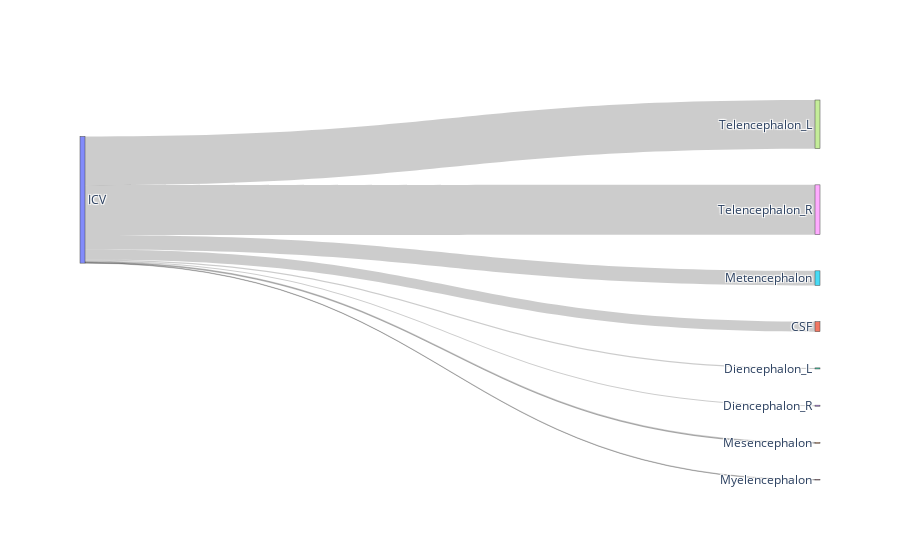
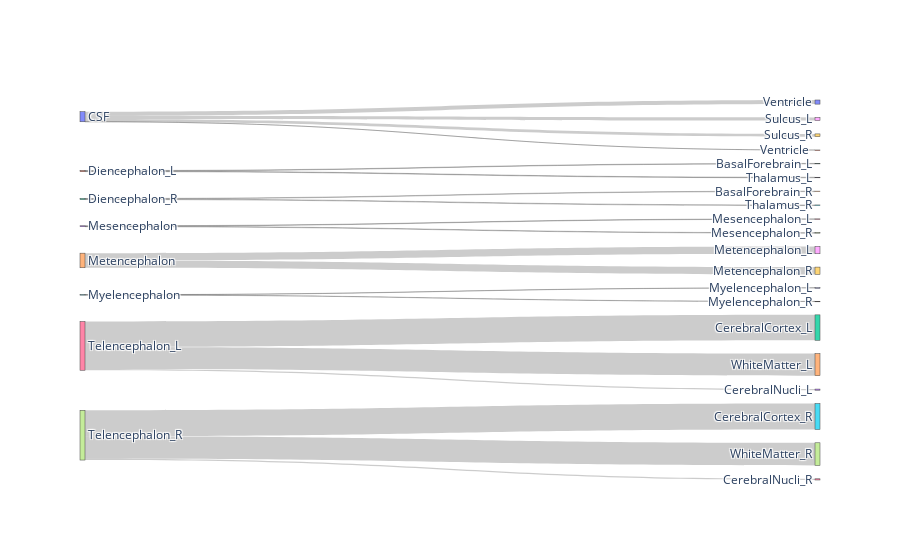
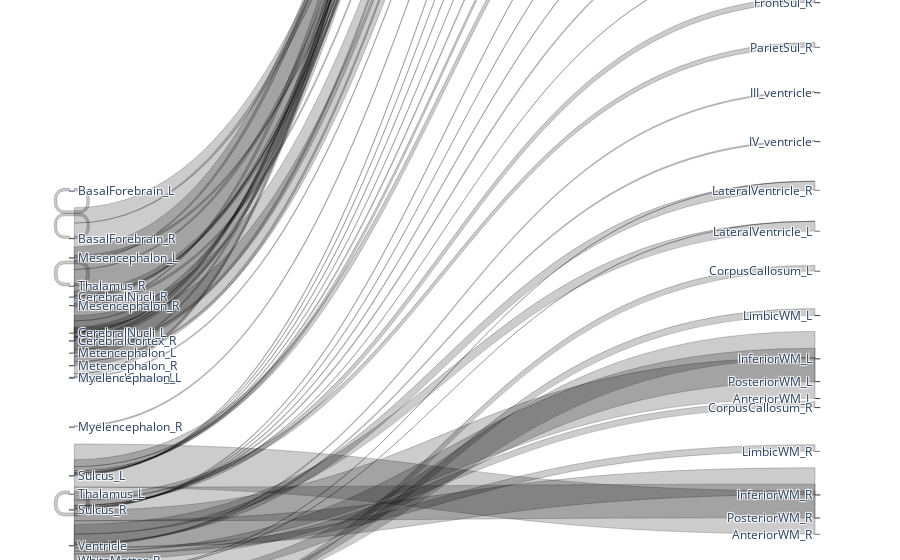

Here is the notebook cell these charts were saved with, in order:
### Code cell
import pandas as pd
import plotly.express as px
import plotly.graph_objects as go
import numpy as np

df = pd.read_csv("https://raw.githubusercontent.com/smart-stats/ds4bio_book/main/book/assetts/kirby21AllLevels.csv").drop(['Unnamed: 0'], axis = 1)
df.head()

# load in the hierarchy information
url = "https://raw.githubusercontent.com/bcaffo/MRIcloudT1volumetrics/master/inst/extdata/multilevel_lookup_table.txt"
multilevel_lookup = pd.read_csv(url, sep = "\t").drop(['Level5'], axis = 1)
multilevel_lookup = multilevel_lookup.rename(columns = {
    "modify"   : "roi", 
    "modify.1" : "level4",
    "modify.2" : "level3", 
    "modify.3" : "level2",
    "modify.4" : "level1"})
multilevel_lookup = multilevel_lookup[['roi', 'level4', 'level3', 'level2', 'level1']]
multilevel_lookup.head()


id = 127
subjectData = df.loc[(df.type == 1) & (df.level == 5) & (df.id == id)]
subjectData = subjectData[['roi', 'volume']]

# Merge data with multilevel data
subjectData = pd.merge(subjectData, multilevel_lookup, on='roi')
subjectData = subjectData.assign(icv="ICV")
subjectData = subjectData.assign(comp = subjectData.volume / np.sum(subjectData.volume))
subjectData.head()

# Create tables by level groups
tb1 = subjectData.groupby(['icv', 'level1']).sum().reset_index()
tb2 = subjectData.groupby(['level1', 'level2']).sum().reset_index()
tb3 = subjectData.groupby(['level2', 'level3']).sum().reset_index()
tb4 = subjectData.groupby(['level3', 'level4']).sum().reset_index()

# Create label, source, target, values for Sankey diagram
def popSankey(df):
    label = []
    source = []
    target = [] 
    value = []
    count = 0
    stID = {}
    for index, row in df.iterrows():
        if (row[0] not in label):
            label.append(row[0])
            stID[row[0]] = count
            count += 1
    for index, row in df.iterrows():
        if (row[1] not in label):
            label.append(row[1])
            stID[row[1]] = count
            count += 1
    for index, row in df.iterrows():
        source.append(stID[row[0]])
        target.append(stID[row[1]])
        value.append(row[3]) 
    link = dict(source = source, target = target, value = value)
    node = dict(label = label, pad=50, thickness=5)
    sk = go.Sankey(link=link, node=node)
    return go.Figure(sk)

fg1 = popSankey(tb1)
fg2 = popSankey(tb2)
fg3 = popSankey(tb3)
fg4 = popSankey(tb4)

# Display subject's data as a Sankey diagram
fg1.show()
fg2.show()
fg3.show()
fg4.show()

# To html
fg1.write_html("FigureOne.html")
fg2.write_html("FigureTwo.html")
fg3.write_html("FigureThree.html")
fg4.write_html("FigureFour.html")

### Figure 1 — Plotly figure (JSON) as saved in the notebook; plotly's stock layout.template omitted (floating-point values rounded to 4 significant figures)
{"data": [{"link": {"source": [0, 0, 0, 0, 0, 0, 0, 0], "target": [1, 2, 3, 4, 5, 6, 7, 8], "value": [0.07942, 0.008548, 0.008362, 0.00743, 0.1153, 0.003599, 0.3842, 0.3931]}, "node": {"label": ["ICV", "CSF", "Diencephalon_L", "Diencephalon_R", "Mesencephalon", "Metencephalon", "Myelencephalon", "Telencephalon_L", "Telencephalon_R"], "pad": 50, "thickness": 5}, "type": "sankey"}], "layout": {}}

### Figure 2 — Plotly figure (JSON) as saved in the notebook; plotly's stock layout.template omitted (floating-point values rounded to 4 significant figures)
{"data": [{"link": {"source": [0, 0, 0, 0, 1, 1, 2, 2, 3, 3, 4, 4, 5, 5, 6, 6, 6, 7, 7, 7], "target": [8, 9, 10, 11, 12, 13, 14, 15, 16, 17, 18, 19, 20, 21, 22, 23, 24, 25, 26, 27], "value": [0.02458, 0.02171, 0.03254, 0.0005895, 0.00396, 0.004588, 0.003753, 0.004609, 0.003577, 0.003853, 0.05751, 0.05781, 0.001738, 0.001861, 0.2004, 0.008956, 0.1749, 0.2046, 0.00946, 0.179]}, "node": {"label": ["CSF", "Diencephalon_L", "Diencephalon_R", "Mesencephalon", "Metencephalon", "Myelencephalon", "Telencephalon_L", "Telencephalon_R", "Sulcus_L", "Sulcus_R", "Ventricle", "Ventricle ", "BasalForebrain_L", "Thalamus_L", "BasalForebrain_R", "Thalamus_R", "Mesencephalon_L", "Mesencephalon_R", "Metencephalon_L", "Metencephalon_R", "Myelencephalon_L", "Myelencephalon_R", "CerebralCortex_L", "CerebralNucli_L", "WhiteMatter_L", "CerebralCortex_R", "CerebralNucli_R", "WhiteMatter_R"], "pad": 50, "thickness": 5}, "type": "sankey"}], "layout": {}}

### Figure 3 — Plotly figure (JSON) as saved in the notebook; plotly's stock layout.template omitted (floating-point values rounded to 4 significant figures)
{"data": [{"link": {"source": [0, 1, 2, 2, 2, 2, 2, 2, 3, 3, 3, 3, 3, 3, 4, 4, 5, 5, 6, 7, 8, 8, 9, 9, 10, 11, 12, 12, 12, 12, 12, 12, 12, 13, 13, 13, 13, 13, 13, 13, 14, 15, 16, 16, 16, 16, 17, 17, 18, 18, 18, 18, 18, 19, 19, 19, 19, 19], "target": [0, 1, 20, 21, 22, 23, 24, 25, 26, 27, 28, 29, 30, 31, 32, 22, 33, 28, 34, 35, 36, 37, 38, 39, 40, 41, 42, 43, 44, 45, 46, 47, 48, 49, 50, 51, 52, 53, 54, 55, 14, 15, 56, 57, 58, 59, 58, 59, 60, 61, 62, 63, 64, 65, 66, 67, 68, 69], "value": [0.00396, 0.003753, 0.07137, 0.005238, 0.02083, 0.02695, 0.03015, 0.04582, 0.07133, 0.005123, 0.02357, 0.02534, 0.03455, 0.04471, 0.007522, 0.001434, 0.00776, 0.001699, 0.003577, 0.003853, 0.05209, 0.00542, 0.05199, 0.005812, 0.001738, 0.001861, 0.001562, 0.0008485, 0.01085, 0.001399, 0.006322, 0.002768, 0.0008239, 0.001266, 0.001026, 0.008125, 0.001486, 0.007037, 0.002116, 0.0006583, 0.004588, 0.004609, 0.001749, 0.001953, 0.01511, 0.01372, 0.0003212, 0.0002684, 0.06295, 0.008775, 0.04187, 0.01036, 0.05095, 0.06638, 0.009525, 0.04145, 0.009914, 0.05176]}, "node": {"label": ["BasalForebrain_L", "BasalForebrain_R", "CerebralCortex_L", "CerebralCortex_R", "CerebralNucli_L", "CerebralNucli_R", "Mesencephalon_L", "Mesencephalon_R", "Metencephalon_L", "Metencephalon_R", "Myelencephalon_L", "Myelencephalon_R", "Sulcus_L", "Sulcus_R", "Thalamus_L", "Thalamus_R", "Ventricle", "Ventricle ", "WhiteMatter_L", "WhiteMatter_R", "Frontal_L", "Insula_L", "Limbic_L", "Occipital_L", "Parietal_L", "Temporal_L", "Frontal_R", "Insula_R", "Limbic_R", "Occipital_R", "Parietal_R", "Temporal_R", "BasalGang_L", "BasalGang_R", "midbrain_L", "midbrain_R", "Cerebellum_L", "Pons_L", "Cerebellum_R", "Pons_R", "Medulla_L", "Medulla_R", "CentralSul_L", "CinguSul_L", "FrontSul_L", "OcciptSul_L", "ParietSul_L", "SylvianFissureExt_L", "TempSul_L", "CentralSul_R", "CinguSul_R", "FrontSul_R", "OcciptSul_R", "ParietSul_R", "SylvianFissureExt_R", "TempSul_R", "III_ventricle", "IV_ventricle", "LateralVentricle_L", "LateralVentricle_R", "AnteriorWM_L", "CorpusCallosum_L", "InferiorWM_L", "LimbicWM_L", "PosteriorWM_L", "AnteriorWM_R", "CorpusCallosum_R", "InferiorWM_R", "LimbicWM_R", "PosteriorWM_R"], "pad": 50, "thickness": 5}, "type": "sankey"}], "layout": {}}
